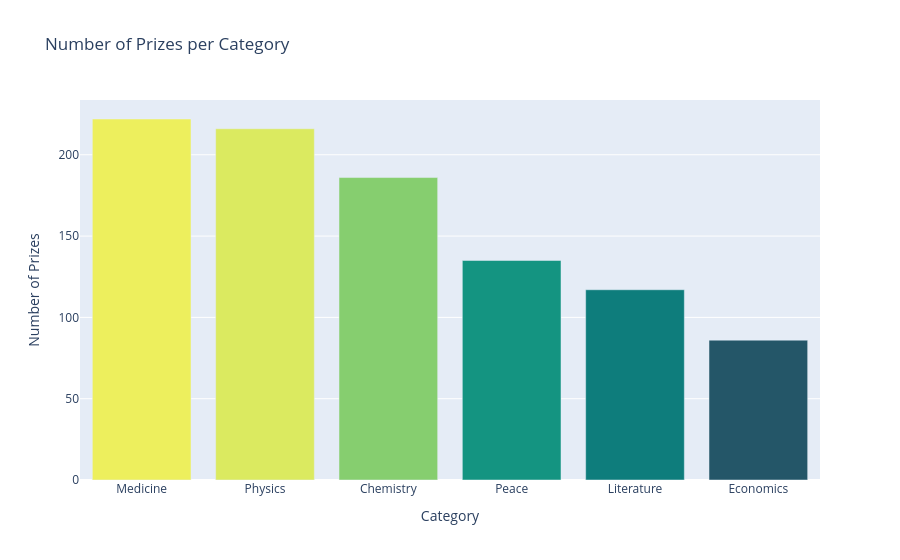

The notebook cell this image was saved under:
### Code cell
prizes_per_cat = df_data["category"].value_counts()
bar_chart = px.bar(x = prizes_per_cat.index, y = prizes_per_cat.values, color = prizes_per_cat.values, color_continuous_scale="Aggrnyl", title="Number of Prizes per Category")
bar_chart.update_layout(xaxis_title="Category", coloraxis_showscale=False, yaxis_title="Number of Prizes")
bar_chart.show()

### Figure 1 — Plotly figure (JSON) as saved in the notebook; plotly's stock layout.template omitted (floating-point values rounded to 4 significant figures)
{"data": [{"hovertemplate": "x=%{x}<br>y=%{y}<br>color=%{marker.color}<extra></extra>", "legendgroup": "", "marker": {"color": [222, 216, 186, 135, 117, 86], "coloraxis": "coloraxis", "pattern": {"shape": ""}}, "name": "", "orientation": "v", "showlegend": false, "textposition": "auto", "type": "bar", "x": ["Medicine", "Physics", "Chemistry", "Peace", "Literature", "Economics"], "xaxis": "x", "y": [222, 216, 186, 135, 117, 86], "yaxis": "y"}], "layout": {"autosize": true, "barmode": "relative", "coloraxis": {"colorbar": {"title": {"text": "color"}}, "colorscale": [[0, "rgb(36, 86, 104)"], [0.1667, "rgb(15, 114, 121)"], [0.3333, "rgb(13, 143, 129)"], [0.5, "rgb(57, 171, 126)"], [0.6667, "rgb(110, 197, 116)"], [0.8333, "rgb(169, 220, 103)"], [1, "rgb(237, 239, 93)"]], "showscale": false}, "legend": {"tracegroupgap": 0}, "title": {"text": "Number of Prizes per Category"}, "xaxis": {"anchor": "y", "autorange": true, "domain": [0, 1], "range": [-0.5, 5.5], "title": {"text": "Category"}, "type": "category"}, "yaxis": {"anchor": "x", "autorange": true, "domain": [0, 1], "range": [0, 233.7], "title": {"text": "Number of Prizes"}, "type": "linear"}}}
